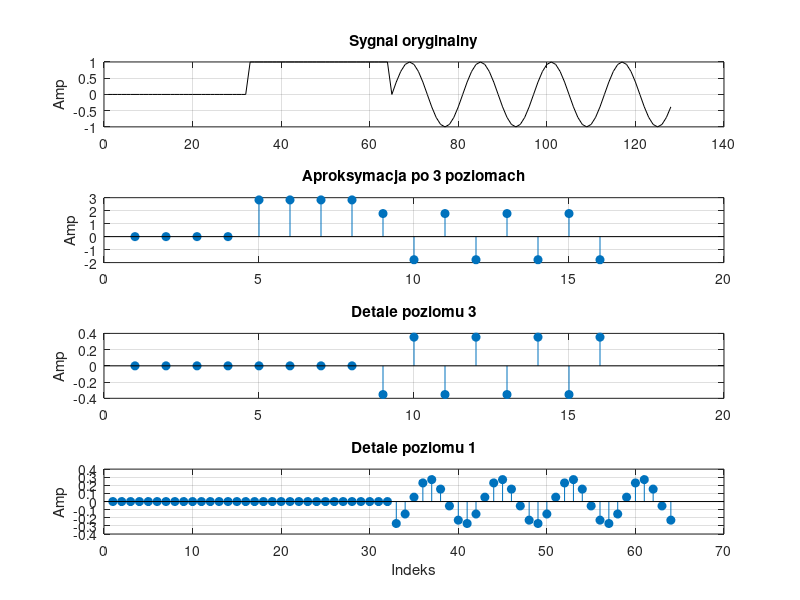

This figure's MATLAB source:
% Lab 11 - Przyklad 3: Dekompozycja Haar 1D
x = [zeros(1, 32), ones(1, 32), sin(2*pi*(0:63)/16)];
x = x(1:128);

a1 = (x(1:2:end) + x(2:2:end)) / sqrt(2);
d1 = (x(1:2:end) - x(2:2:end)) / sqrt(2);

a2 = (a1(1:2:end) + a1(2:2:end)) / sqrt(2);
d2 = (a1(1:2:end) - a1(2:2:end)) / sqrt(2);

a3 = (a2(1:2:end) + a2(2:2:end)) / sqrt(2);
d3 = (a2(1:2:end) - a2(2:2:end)) / sqrt(2);

figure;
subplot(4,1,1);
plot(x, 'k'); title('Sygnal oryginalny'); ylabel('Amp'); grid on;

subplot(4,1,2);
stem(a3, 'filled'); title('Aproksymacja po 3 poziomach'); ylabel('Amp'); grid on;

subplot(4,1,3);
stem(d3, 'filled'); title('Detale poziomu 3'); ylabel('Amp'); grid on;

subplot(4,1,4);
stem(d1, 'filled'); title('Detale poziomu 1'); xlabel('Indeks'); ylabel('Amp'); grid on;
